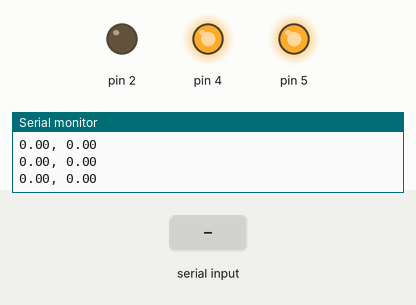
Simulated run of this sketch. Board: Arduino Uno, built with avr-gcc and run on an emulated ATmega328P. Shown: output pins drawn as LEDs (lit = HIGH), the last lines printed to the serial monitor. The inputs (shaded band) are chosen by the test bench.

Above: at 1.2 s.
1.3 s: "a90\n" received over Serial
At 2.5 s:
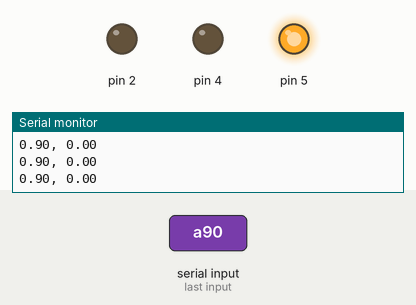
2.8 s: "a,45\n" received over Serial
At 4.2 s:
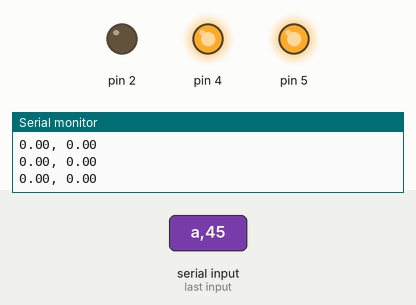
Timing chart, 0 to 5.8 s (numbered marks = the images above; inputs shaded):
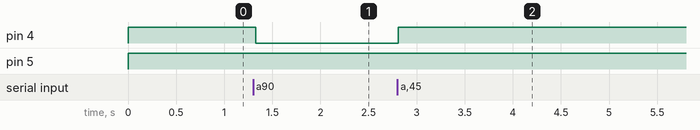

The sketch:

ledcmd.ino
```cpp
void setup() {
    Serial.begin(115200);

    pinMode(2, OUTPUT);
    pinMode(4, OUTPUT);
    pinMode(5, OUTPUT);
}

float percent_a = 0.0;
float percent_b = 0.0;
// float cutoff = 0.06;

void loop() {

    if (Serial.available()) {
        String input = Serial.readStringUntil('\n');
        if (input.startsWith("a")) {
            String valueString = input.substring(1);
            int value = valueString.toInt();
            if (value <= 100) {
                percent_a = value/100.0;
                Serial.print("percent_a has been set to ");
                Serial.println(percent_a);
            }
        }
        if (input.startsWith("b")) {
            String valueString = input.substring(1);
            int value = valueString.toInt();
            if (value <= 30) {
                percent_b = value/100.0;
                Serial.print("percent_b has been set to ");
                Serial.println(percent_b);
            }
        }
    }

    //  int duty1 = 255-int(255*cutoff)-count;
    //  int duty2 = 255-int(255*percent)+count;

    int duty_a = 255 - int(255 * percent_a);
    int duty_b = 255 - int(255 * percent_b);

    analogWrite(4, duty_a); //blue
    analogWrite(5, duty_b); //orange ILLL

    delay(30);

    Serial.print(percent_a);
    Serial.print(", ");
    Serial.println(percent_b);
}
```

Measured:
- after the input at 1.3 s, pin 4: HIGH → LOW at once
- after the input at 2.8 s, pin 4: LOW → HIGH at once
